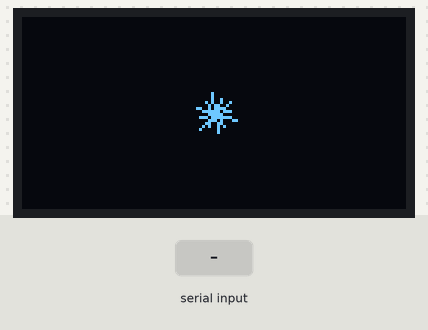
This sketch was run on a simulated ESP32. Parts: 128×64 one-colour display. Wiring (inferred from the names in the program): SH1106 OLED at I2C address 0x3C. The inputs (shaded band) are chosen by the test bench. Random numbers use the default seed unless the sketch sets one; what the sketch prints to the serial monitor is not drawn.

Above: at 1.6 s.
1.7 s: "v,45\n" received over Serial
At 4.6 s:
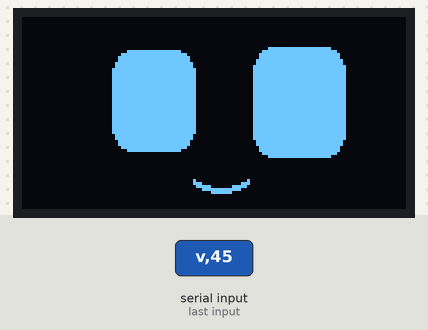
4.7 s: "v90\n" received over Serial
At 6.44 s:
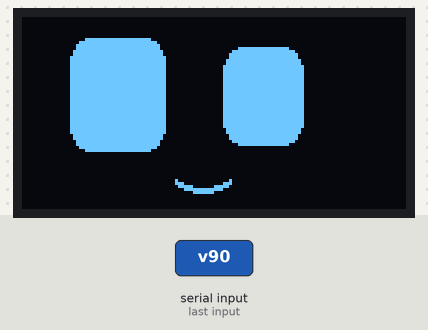
7.7 s: "90,45\n" received over Serial
At 10.1 s:
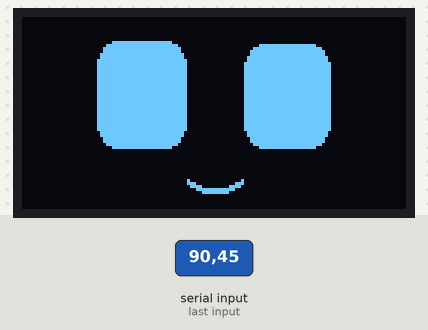
10.7 s: "v" received over Serial
At 10.92 s:
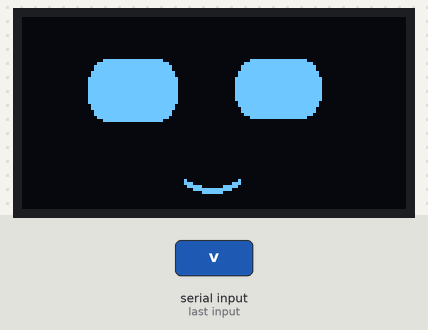
12.6 s: "200\n" received over Serial
At 14.1 s:
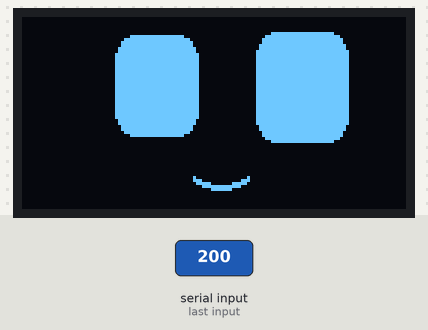
15.6 s: "v,45\n" received over Serial
At 16.85 s:
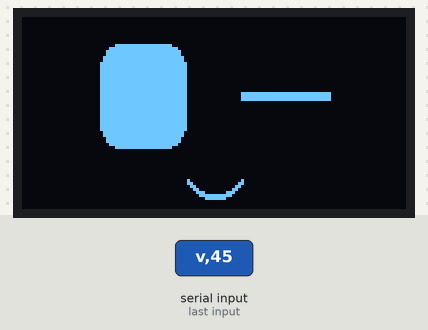
Timing chart, 0 to 18.6 s (numbered marks = the images above; inputs shaded):
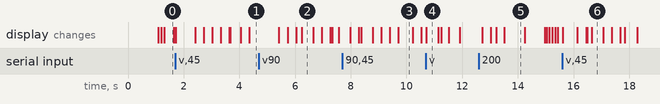

Measured:
- what the display in image 2 shows lasts 0.4 s, from 6.2 s to 6.6 s
- what the display in image 3 shows lasts 0.5 s, from 9.7 s to 10.2 s
- what the display in image 5 shows lasts 0.8 s, from 13.5 s to 14.3 s

The sketch:

pantalla_cara.ino
```cpp
//cara animada para pantalla OLED de 1.3" con I2C (SH1106, 128x64)
// conexion: VCC -> 3V3, GND -> GND, SCL -> D22, SDA -> D21
// no usa librerias de pantalla: el control esta aca mismo
//la cara parpadea, mira a los lados y cambia de animo sola: feliz, pensando
//(con el destello de Claude), dormida, sorprendida y guino
//si la imagen sale corrida o con una raya a un costado, cambiar DESPLAZAMIENTO a 0
// Monitor serie a 115200: enviar la letra v dibuja en texto lo que hay en pantalla;
// enviar un numero del 0 al 5 cambia el animo (0 normal, 1 feliz, 2 pensando, 3 dormido, 4 sorprendido, 5 guino)

#include <Wire.h>

const int PIN_SDA = 21;
const int PIN_SCL = 22;
const int DESPLAZAMIENTO = 2; // 2 para SH1106 (pantallas de 1.3"), 0 para SSD1306 (0.96")

const int ANCHO = 128, ALTO = 64;
uint8_t direccion = 0; // 0x3C o 0x3D, se detecta sola
uint8_t imagen[ANCHO * ALTO / 8];   // un bit por punto

// un valor q se acerca suavemente a su meta en cada cuadro
struct Suave {
  float v, meta;
  void paso(float k) { v += (meta - v) * k; }
};

enum Animo { NORMAL, FELIZ, PENSANDO, DORMIDO, SORPRENDIDO, GUINO };

// ---- forma de la cara ----
const int OJO_X[2] = { 40, 88 };   //centro de cada ojo
const int OJO_Y = 26;
const int BOCA_Y = 54;

Suave ancho   = { 30, 30 };   // tamano de los ojos
Suave alto    = { 36, 36 };
Suave abierto[2] = { { 0, 0 }, { 0, 0 } };   // 1 = ojo abierto, 0 = cerrado
Suave miraX   = { 0, 0 };   // hacia donde mira
Suave miraY   = { 0, 0 };
Suave alegria = { 0, 0 }; //1 = ojos en arco, como al sonreir
Suave parpado = { 0, 0 };   //1 = parpado de arriba totalmente caido
Suave sonrisa = { 3, 3 };  // curva de la boca
Suave bocaO   = { 0, 0 };   // 1 = boca en forma de "o"

Animo animo = DORMIDO;
unsigned long finAnimo = 0; //cuando termina el animo actual
unsigned long proximoParpadeo = 0, finParpadeo = 0;
unsigned long proximaMirada = 0;
unsigned long inicio = 0;

float azar(float a, float b) { return a + (b - a) * (esp_random() & 0xFFFF) / 65535.0f; }

// ---- pantalla ----

void comando(uint8_t c) {
  Wire.beginTransmission(direccion);
  Wire.write(0x00);
  Wire.write(c);
  Wire.endTransmission();
}

bool buscarPantalla() {
  for (uint8_t d : { 0x3C, 0x3D }) {
    Wire.beginTransmission(d);
    if (Wire.endTransmission() == 0) { direccion = d; return true; }
  }
  return false;
}

void encenderPantalla() {
  const uint8_t pasos[] = { 0xAE, 0xD5, 0x80, 0xA8, 0x3F, 0xD3, 0x00, 0x40, 0xAD, 0x8B, 0x8D, 0x14,
                            0xA1, 0xC8, 0xDA, 0x12, 0x81, 0xCF, 0xD9, 0x22, 0xDB, 0x35, 0xA4, 0xA6, 0xAF };
  for (uint8_t c : pasos) comando(c);
}

// envia la imagen, si la pantalla deja de contestar, se vuelve a buscar
void mostrar() {
  for (int pagina = 0; pagina < 8; pagina++) {
    Wire.beginTransmission(direccion);
    Wire.write(0x00);
    Wire.write(0xB0 | pagina);
    Wire.write(0x00 | (DESPLAZAMIENTO & 0x0F));
    Wire.write(0x10 | (DESPLAZAMIENTO >> 4));
    if (Wire.endTransmission() != 0) { direccion = 0; return; }
    for (int x = 0; x < ANCHO; x += 32) {
      Wire.beginTransmission(direccion);
      Wire.write(0x40);
      Wire.write(&imagen[pagina * ANCHO + x], 32);
      Wire.endTransmission();
    }
  }
}

// ---- dibujo ----

void punto(int x, int y, bool on) {
  if (x < 0 || x >= ANCHO || y < 0 || y >= ALTO) return;
  uint8_t& b = imagen[(y / 8) * ANCHO + x];
  if (on) b |= 1 << (y & 7);
  else b &= ~(1 << (y & 7));
}

void linea(int x0, int y0, int x1, int y1) {
  int dx = abs(x1 - x0), dy = -abs(y1 - y0);
  int sx = x0 < x1 ? 1 : -1, sy = y0 < y1 ? 1 : -1, e = dx + dy;
  while (true) {
    punto(x0, y0, true);
    if (x0 == x1 && y0 == y1) break;
    int e2 = 2 * e;
    if (e2 >= dy) { e += dy; x0 += sx; }
    if (e2 <= dx) { e += dx; y0 += sy; }
  }
}

// rectangulo relleno con las esquinas redondeadas - con on = false borra
void caja(int x, int y, int w, int h, int r, bool on) {
  if (w <= 0 || h <= 0) return;
  r = min(r, min(w, h) / 2);
  for (int j = 0; j < h; j++) {
    int d = j < r ? r - 1 - j : (j >= h - r ? j - (h - r) : -1);  // q tan dentro de la esquina
    int recorte = d < 0 ? 0 : r - (int)(sqrtf((float)(r * r - d * d)) + 0.5f);
    for (int i = x + recorte; i <= x + w - 1 - recorte; i++) punto(i, y + j, on);
  }
}

void circulo(int cx, int cy, int r, bool on) { caja(cx - r, cy - r, 2 * r, 2 * r, r, on); }

// el destello de Claude: rayos de largo desigual que salen de un centro
void destello(int cx, int cy, float radio, float giro, int rayos) {
  const float largos[] = { 1.0, 0.70, 0.92, 0.64, 1.0, 0.76, 0.88, 0.68, 0.96, 0.72, 0.90, 0.66 };
  for (int i = 0; i < rayos; i++) {
    float a = giro + i * (2 * PI / rayos);
    int x = cx + (int)lroundf(cosf(a) * radio * largos[i]);
    int y = cy + (int)lroundf(sinf(a) * radio * largos[i]);
    linea(cx, cy, x, y);
    if (radio > 12) linea(cx + 1, cy, x + 1, y); // rayos mas gruesos cuando es grande
  }
}

void letraZ(int x, int y, int t) {
  linea(x, y, x + t, y);
  linea(x + t, y, x, y + t);
  linea(x, y + t, x + t, y + t);
}

void dibujarOjo(int i, float sube) {
  // el ojo del lado hacia donde mira se ve un poco mas grande
  float lado = (i == 0 ? -1 : 1) * miraX.v;
  int w = (int)(ancho.v + lado * 0.25f);
  int h = max(3, (int)((alto.v + lado * 0.3f) * abierto[i].v));
  int cx = OJO_X[i] + (int)miraX.v;
  int cy = OJO_Y + (int)(miraY.v + sube);
  caja(cx - w / 2, cy - h / 2, w, h, 9, true);

  if (h > 8) {
    if (parpado.v > 0.03f) caja(cx - w / 2 - 1, cy - h / 2 - 1, w + 2, (int)(h * parpado.v) + 1, 0, false);
    if (alegria.v > 0.03f) {  // la mejilla sube y deja el ojo en arco
      int radio = w;
      int borde = cy + h / 2 - (int)(h * 0.62f * alegria.v);
      circulo(cx, borde + radio, radio, false);
    }
  }
}

void dibujarBoca(float sube) {
  int cx = 64 + (int)(miraX.v * 0.5f);
  int cy = BOCA_Y + (int)(miraY.v * 0.3f + sube);
  if (bocaO.v > 0.5f) {
    circulo(cx, cy + 2, 5, true);
    circulo(cx, cy + 2, 3, false);
    return;
  }
  int medio = 9 + (int)(alegria.v * 3);
  for (int x = -medio; x <= medio; x++) {
    float t = (float)x / medio;
    int y = cy + (int)lroundf(sonrisa.v * (1 - t * t));
    punto(cx + x, y, true);
    punto(cx + x, y + 1, true);
  }
}

void dibujar(unsigned long ahora) {
  memset(imagen, 0, sizeof(imagen));

  if (ahora - inicio < 1500) {   //al encender: el destello crece en el centro
    float t = (ahora - inicio) / 1500.0f;
    destello(64, 32, 4 + 22 * t, t * 2.5f, 12);
    return;
  }

  float sube = 0;
  if (animo == FELIZ) sube = -2.0f * fabsf(sinf(ahora / 160.0f)); // saltitos
  if (animo == DORMIDO) sube = 1.5f * sinf(ahora / 700.0f);  //respira

  dibujarOjo(0, sube);
  dibujarOjo(1, sube);
  dibujarBoca(sube);

  if (animo == PENSANDO) destello(119, 9, 7, ahora / 350.0f, 8);
  if (animo == DORMIDO) {
    for (int k = 0; k < 3; k++) {
      int f = (ahora / 60 + k * 14) % 42;  //cada Z sube y vuelve a empezar
      letraZ(98 + f / 2, 22 - f / 2, 3 + f / 10);
    }
  }
}

// ---- animacion ----

void ponerAnimo(Animo a, unsigned long ahora) {
  animo = a;
  ancho.meta = 30; alto.meta = 36; alegria.meta = 0; parpado.meta = 0; sonrisa.meta = 3; bocaO.meta = 0;
  abierto[0].meta = abierto[1].meta = 1;
  switch (a) {
    case NORMAL:
      finAnimo = ahora + (unsigned long)azar(6000, 14000);
      break;
    case FELIZ:
      alegria.meta = 1; sonrisa.meta = 6;
      finAnimo = ahora + 4000;
      break;
    case PENSANDO:
      parpado.meta = 0.3f; sonrisa.meta = 0; miraX.meta = 6; miraY.meta = -4;
      finAnimo = ahora + 4500;
      break;
    case DORMIDO:
      abierto[0].meta = abierto[1].meta = 0.05f; sonrisa.meta = 1; miraX.meta = 0; miraY.meta = 3;
      finAnimo = ahora + 8000;
      break;
    case SORPRENDIDO:
      ancho.meta = 34; alto.meta = 42; bocaO.meta = 1; miraX.meta = 0; miraY.meta = 0;
      finAnimo = ahora + 1600;
      break;
    case GUINO:
      abierto[1].meta = 0.05f; sonrisa.meta = 6;
      finAnimo = ahora + 1200;
      break;
  }
}

void animar(unsigned long ahora) {
  //cambio de animo
  if (ahora >= finAnimo) {
    if (animo == DORMIDO) ponerAnimo(SORPRENDIDO, ahora);   // se despierta de golpe
    else if (animo != NORMAL) ponerAnimo(NORMAL, ahora);
    else {
      int n = esp_random() % 12;
      ponerAnimo(n < 4 ? FELIZ : n < 7 ? PENSANDO : n < 9 ? GUINO : n < 11 ? SORPRENDIDO : DORMIDO, ahora);
    }
  }

  //parpadeo y mirada (despierta y sin estar sorprendida)
  bool despierta = animo == NORMAL || animo == FELIZ || animo == PENSANDO;
  if (despierta) {
    if (ahora >= proximoParpadeo) {
      finParpadeo = ahora + 110;
      proximoParpadeo = ahora + (unsigned long)(esp_random() % 6 == 0 ? 350 : azar(2000, 6000)); //a veces doble
    }
    float meta = ahora < finParpadeo ? 0.05f : 1;
    abierto[0].meta = meta;
    abierto[1].meta = meta;
  }
  if ((animo == NORMAL || animo == FELIZ) && ahora >= proximaMirada) {
    bool alFrente = esp_random() % 3 == 0;
    miraX.meta = alFrente ? 0 : azar(-10, 10);
    miraY.meta = alFrente ? 0 : azar(-4, 4);
    proximaMirada = ahora + (unsigned long)azar(900, 3500);
  }

  ancho.paso(0.25f); alto.paso(0.25f);
  abierto[0].paso(0.45f); abierto[1].paso(0.45f);
  miraX.paso(0.22f); miraY.paso(0.22f);
  alegria.paso(0.2f); parpado.paso(0.2f); sonrisa.paso(0.2f); bocaO.paso(0.35f);
}

//dibuja en el monitor serie lo que hay en pantalla (cada letra son 2 puntos de alto)
void imprimirImagen() {
  for (int y = 0; y < ALTO; y += 2) {
    char fila[ANCHO + 1];
    for (int x = 0; x < ANCHO; x++) {
      bool a = imagen[(y / 8) * ANCHO + x] & (1 << (y & 7));
      bool b = imagen[((y + 1) / 8) * ANCHO + x] & (1 << ((y + 1) & 7));
      fila[x] = a && b ? '#' : a ? '"' : b ? '_' : ' ';
    }
    fila[ANCHO] = 0;
    Serial.println(fila);
  }
  Serial.printf("animo=%d pantalla=0x%02X\n", animo, direccion);
}

void setup() {
  Serial.begin(115200);
  Wire.begin(PIN_SDA, PIN_SCL);
  Wire.setClock(400000);
}

void loop() {
  static unsigned long ultimaBusqueda = 0;
  unsigned long ahora = millis();

  if (!direccion && ahora - ultimaBusqueda >= 1000) { //sin pantalla: se busca una vez por segundo
    ultimaBusqueda = ahora;
    if (buscarPantalla()) {
      Serial.printf("Pantalla encontrada en 0x%02X\n", direccion);
      encenderPantalla();
      inicio = ahora;
      ponerAnimo(DORMIDO, ahora);
      abierto[0].v = abierto[1].v = 0;
      finAnimo = ahora + 3500; // destello, un momento dormida y se despierta
    } else {
      Serial.println("No encuentro la pantalla. Revise: VCC a 3V3, GND a GND, SCL a D22, SDA a D21");
    }
  }

  animar(ahora);
  dibujar(ahora);
  if (direccion) mostrar();

  while (Serial.available()) {
    int c = Serial.read();
    if (c == 'v') imprimirImagen();
    if (c >= '0' && c <= '5') ponerAnimo((Animo)(c - '0'), ahora);  // 0 normal, 1 feliz, 2 pensando, 3 dormido, 4 sorprendido, 5 guino
  }

  long espera = 33 - (long)(millis() - ahora);  // unos 30 cuadros por segundo
  if (espera > 0) delay(espera);
}
```
